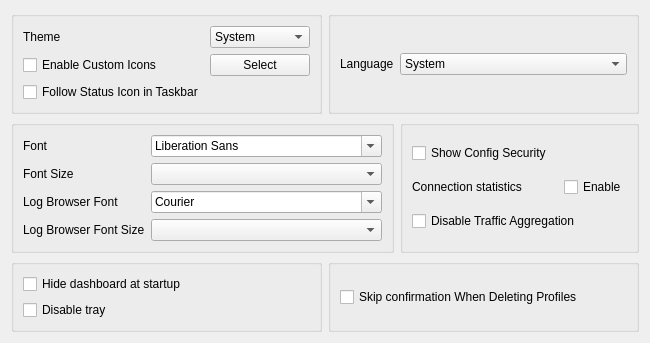
     <widget class="QWidget" name="tab_2">
      <attribute name="title">
       <string>Style</string>
      </attribute>
      <layout class="QGridLayout" name="gridLayout_5">
       <item row="2" column="0">
        <layout class="QHBoxLayout" name="style_h_2">
         <item>
          <widget class="QGroupBox" name="traffic_statistics_box">
           <layout class="QGridLayout" name="gridLayout_8">
            <item row="0" column="0">
             <widget class="QLabel" name="label_2">
              <property name="text">
               <string>Font</string>
              </property>
             </widget>
            </item>
            <item row="0" column="1">
             <widget class="QFontComboBox" name="font"/>
            </item>
            <item row="1" column="0">
             <widget class="QLabel" name="label_5">
              <property name="text">
               <string>Font Size</string>
              </property>
             </widget>
            </item>
            <item row="1" column="1">
             <widget class="QComboBox" name="font_size"/>
            </item>
            <item row="2" column="0">
             <widget class="QLabel" name="label_log_font">
              <property name="text">
               <string>Log Browser Font</string>
              </property>
             </widget>
            </item>
            <item row="2" column="1">
             <widget class="QFontComboBox" name="log_font_family">
              <property name="fontFilters">
               <set>QFontComboBox::FontFilter::MonospacedFonts</set>
              </property>
              <property name="toolTip">
               <string>Only monospaced fonts are listed. An unavailable family falls back to a built-in monospace list.</string>
              </property>
             </widget>
            </item>
            <item row="3" column="0">
             <widget class="QLabel" name="label_log_font_size">
              <property name="text">
               <string>Log Browser Font Size</string>
              </property>
             </widget>
            </item>
            <item row="3" column="1">
             <widget class="QComboBox" name="log_font_size"/>
            </item>
           </layout>
          </widget>
         </item>
         <item>
          <widget class="QGroupBox" name="connection_statistics_box">
           <layout class="QGridLayout" name="gridLayout_11">
            <item row="1" column="0">
             <widget class="QLabel" name="label_9">
              <property name="text">
               <string>Connection statistics</string>
              </property>
             </widget>
            </item>
            <item row="1" column="2">
             <widget class="QCheckBox" name="connection_statistics">
              <property name="text">
               <string>Enable</string>
              </property>
             </widget>
            </item>
            <item row="2" column="0" colspan="3">
             <widget class="QCheckBox" name="disable_traffic_aggregation">
              <property name="toolTip">
               <string>&lt;html&gt;&lt;head/&gt;&lt;body&gt;&lt;p&gt;Fully disables the traffic aggregation feature (per-config and per-app usage history kept in a separate database, shown in the Traffic Stats dashboard). Does not affect the per-profile traffic counters in the main window.&lt;/p&gt;&lt;/body&gt;&lt;/html&gt;</string>
              </property>
              <property name="text">
               <string>Disable Traffic Aggregation</string>
              </property>
             </widget>
            </item>
            <item row="0" column="0">
             <widget class="QCheckBox" name="show_config_security">
              <property name="toolTip">
               <string>&lt;html&gt;&lt;head/&gt;&lt;body&gt;&lt;p&gt;Show each config's security next to its type in the proxy list, e.g. &quot;Trojan (WebSocket+TLS)&quot;. Insecure configs are marked with a warning sign.&lt;/p&gt;&lt;/body&gt;&lt;/html&gt;</string>
              </property>
              <property name="text">
               <string>Show Config Security</string>
              </property>
             </widget>
            </item>
           </layout>
          </widget>
         </item>
        </layout>
       </item>
       <item row="3" column="0">
        <layout class="QHBoxLayout" name="style_h_3">
         <item>
          <widget class="QGroupBox" name="horizontalGroupBox_5">
           <layout class="QVBoxLayout" name="verticalLayout_5">
            <item>
             <widget class="QCheckBox" name="start_minimal">
              <property name="sizePolicy">
               <sizepolicy hsizetype="Preferred" vsizetype="Fixed">
                <horstretch>0</horstretch>
                <verstretch>0</verstretch>
               </sizepolicy>
              </property>
              <property name="text">
               <string>Hide dashboard at startup</string>
              </property>
             </widget>
            </item>
            <item>
             <widget class="QCheckBox" name="disable_tray">
              <property name="sizePolicy">
               <sizepolicy hsizetype="Preferred" vsizetype="Fixed">
                <horstretch>0</horstretch>
                <verstretch>0</verstretch>
               </sizepolicy>
              </property>
              <property name="toolTip">
               <string>Prevents the app from minimizing to the tray when the window is closed. The app will exit instead</string>
              </property>
              <property name="text">
               <string>Disable tray</string>
              </property>
             </widget>
            </item>
           </layout>
          </widget>
         </item>
         <item>
          <widget class="QGroupBox" name="groupBox_2">
           <layout class="QHBoxLayout" name="horizontalLayout_23">
            <item>
             <widget class="QCheckBox" name="skip_delete_confirm">
              <property name="text">
               <string>Skip confirmation When Deleting Profiles</string>
              </property>
             </widget>
            </item>
           </layout>
          </widget>
         </item>
        </layout>
       </item>
       <item row="0" column="0">
        <layout class="QHBoxLayout" name="style_h_1">
         <item>
          <widget class="QGroupBox" name="groupBox">
           <layout class="QGridLayout" name="gridLayout_10">
            <item row="0" column="0">
             <widget class="QLabel" name="label_8">
              <property name="sizePolicy">
               <sizepolicy hsizetype="Maximum" vsizetype="Maximum">
                <horstretch>0</horstretch>
                <verstretch>0</verstretch>
               </sizepolicy>
              </property>
              <property name="text">
               <string>Theme</string>
              </property>
             </widget>
            </item>
            <item row="0" column="1">
             <widget class="QComboBox" name="theme">
              <item>
               <property name="text">
                <string notr="true">System</string>
               </property>
              </item>
             </widget>
            </item>
            <item row="1" column="1">
             <widget class="QPushButton" name="select_custom_icon">
              <property name="text">
               <string>Select</string>
              </property>
             </widget>
            </item>
            <item row="1" column="0">
             <widget class="QCheckBox" name="enable_custom_icon">
              <property name="text">
               <string>Enable Custom Icons</string>
              </property>
             </widget>
            </item>
            <item row="2" column="0">
             <widget class="QCheckBox" name="follow_status_in_taskbar">
              <property name="toolTip">
               <string>Follow the connection status icon in the dock/taskbar. When off, it always shows the Throne icon</string>
              </property>
              <property name="text">
               <string>Follow Status Icon in Taskbar</string>
              </property>
             </widget>
            </item>
           </layout>
          </widget>
         </item>
         <item>
          <widget class="QGroupBox" name="groupBox2">
           <layout class="QGridLayout" name="gridLayout_4">
            <item row="0" column="2">
             <widget class="QComboBox" name="language">
              <item>
               <property name="text">
                <string notr="true">System</string>
               </property>
              </item>
              <item>
               <property name="text">
                <string notr="true">English</string>
               </property>
              </item>
              <item>
               <property name="text">
                <string notr="true">简体中文</string>
               </property>
              </item>
              <item>
               <property name="text">
                <string notr="true">فارسی</string>
               </property>
              </item>
              <item>
               <property name="text">
                <string notr="true">Русский</string>
               </property>
              </item>
             </widget>
            </item>
            <item row="0" column="0">
             <widget class="QLabel" name="label_15">
              <property name="sizePolicy">
               <sizepolicy hsizetype="Maximum" vsizetype="Maximum">
                <horstretch>0</horstretch>
                <verstretch>0</verstretch>
               </sizepolicy>
              </property>
              <property name="text">
               <string>Language</string>
              </property>
             </widget>
            </item>
           </layout>
          </widget>
         </item>
        </layout>
       </item>
      </layout>
     </widget>
